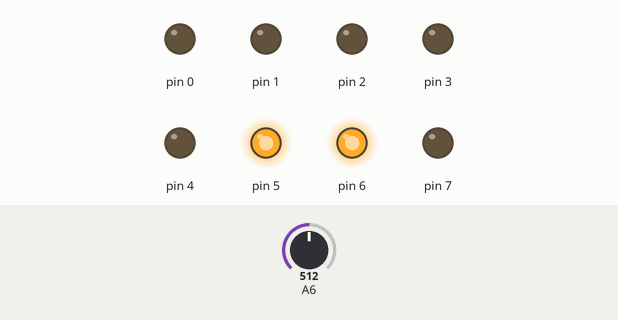
This sketch was run on a simulated Arduino Uno, built with avr-gcc and run on an emulated ATmega328P. Parts: output pins drawn as LEDs (lit = HIGH). The inputs (shaded band) are chosen by the test bench; at power-on: A6 = 512.

Above: at 0.8 s.
0.9 s: A6 set to 338
2.4 s: A6 set to 305
At 3.0 s:
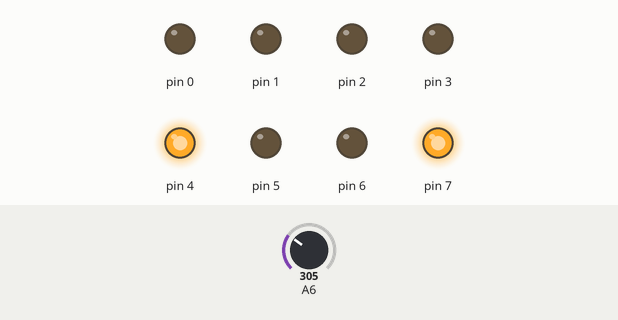
3.9 s: A6 set to 355
5.4 s: A6 set to 380
At 6.5 s:
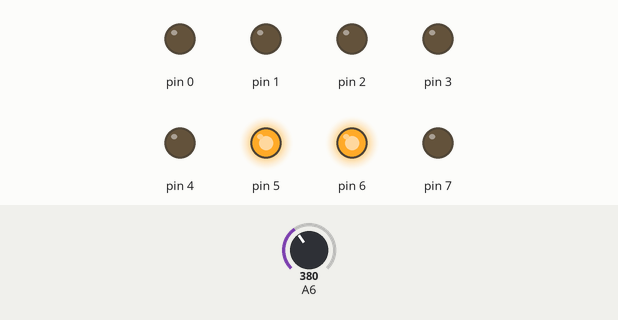
6.9 s: A6 set to 310
At 7.7 s:
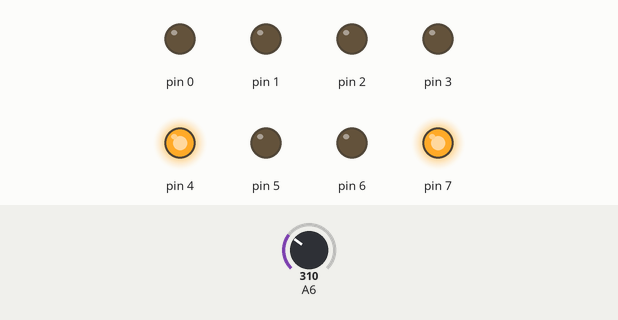
Timing chart, 0 to 9.4 s (numbered marks = the images above; inputs shaded):
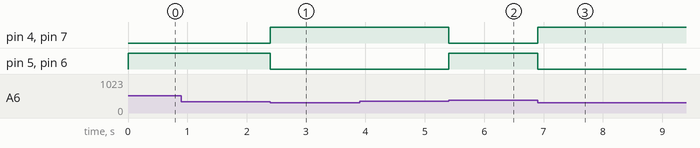

The sketch:

Bi-Directional_with_Accelerometer.ino
```cpp
#include <avr/io.h>
#include <util/delay.h>

#define BITN(BIT_NUM)               (0x01 << (BIT_NUM))
#define SET_BIT(PORT, BIT_NUM)      ((PORT) |= (BITN(BIT_NUM)))
#define CHECK_BIT(PORT, BIT_NUM)    ((PORT) & (BITN(BIT_NUM)))
#define CLEAR_BIT(PORT, BIT_NUM)    ((PORT) &= (~(BITN(BIT_NUM))))

#define ROBOT_FORWARD() ((PORTD) = 0x60)
#define ROBOT_REVERSE() ((PORTD) = 0x90)

int main (void)
{
  int y = 0;
  DDRD = 0xFF;

  while (true) {
    ADMUX = 0x46;
    ADCSRA = 0xC7;
    while(CHECK_BIT(ADCSRA, ADSC)){
      y = ADCW;
    }

    if(y > 370){
      ROBOT_FORWARD();
    }
    if(y < 320){
      ROBOT_REVERSE();
    }
  }

}
```

Measured:
- the behaviour switches between 320 and 319 on A6 (found by bisection; images 0 and 1)
- the behaviour switches between 370 and 371 on A6 (found by bisection; images 1 and 2)
- after the input at 0.9 s, every drawn part: stays the same
- after the input at 2.4 s, pin 4, pin 7: LOW → HIGH at once; pin 5, pin 6: HIGH → LOW at once
- after the input at 3.9 s, every drawn part: stays the same
- after the input at 5.4 s, pin 4, pin 7: HIGH → LOW at once; pin 5, pin 6: LOW → HIGH at once
- after the input at 6.9 s, pin 4, pin 7: LOW → HIGH at once; pin 5, pin 6: HIGH → LOW at once
